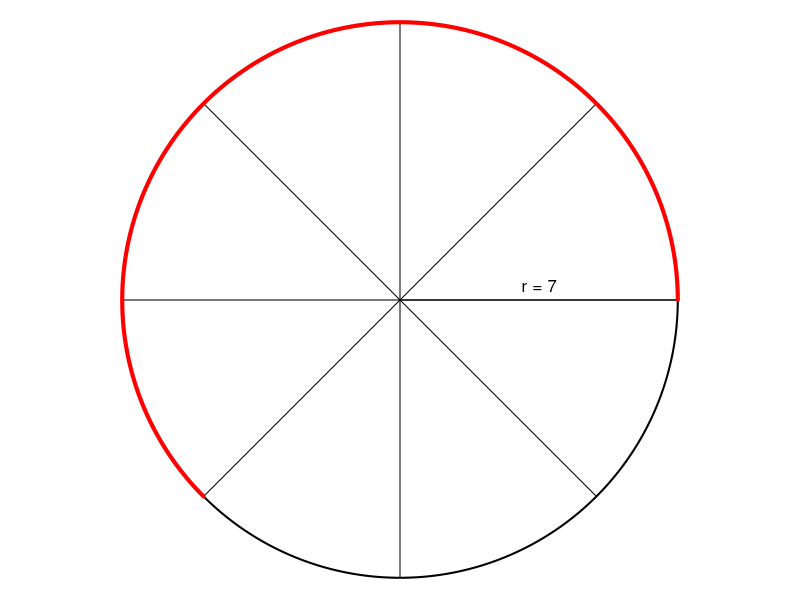

Write R code to recreate this figure.
## ---- chunk 1

while(T){
    R = sample(3:9,1)
    frac = list(c(2,3),
                c(3,4),
                c(2,5),c(3,5),c(4,5),
                c(5,6),
                c(2,7),c(3,7),c(4,7),c(5,7),c(6,7),
                c(3,8),c(5,8),c(7,8),
                c(2,9),c(4,9),c(5,9),c(7,9),c(8,9))
    fracn = sample(1:length(frac),1)
    frac = frac[[fracn]]
    if(length(unique(c(frac,R)))==3){break}
}


ans = 2*pi*R*frac[1]/frac[2]

## ---- chunk 2
par(mar=c(0,0,0,0),pty="s")
plot(0,0,"n",xlim=c(-1,1),ylim=c(-1,1),axes=F,ann=F)
th = seq(0,2*pi,pi/300)
lines(cos(th),sin(th),lwd=2)
for(i in seq(0,2*pi,length.out=frac[2]+1)){
    lines(c(0,cos(i)),c(0,sin(i)))
}
th2 = seq(0,2*pi*frac[1]/frac[2],pi/300)
lines(cos(th2),sin(th2),col="red",lwd=4)
text(0.5,0.05,paste0("r = ",R,collapse=""))
